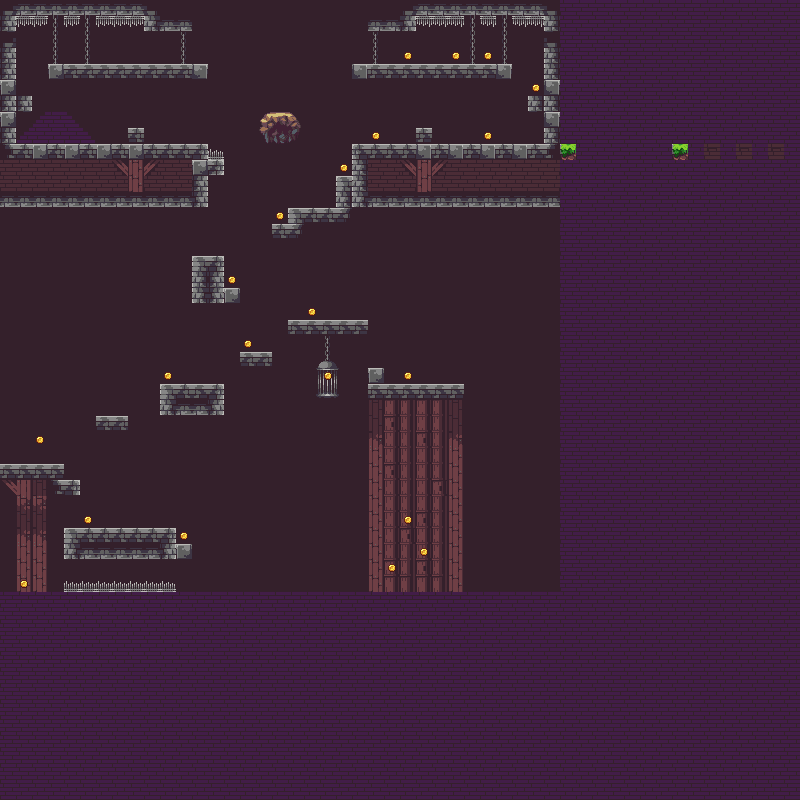

The image is a tile-based game level rendered from a .tmx file. Its description and source (layers, tilesets, objects; grid data summarised) follow:
An orthogonal 50x50 tile map with 16x16 px tiles, 3 tile layers (back, front, coins), 2 tilesets and 94 objects.

<map version="1.2" tiledversion="1.3.3" orientation="orthogonal" renderorder="left-up" compressionlevel="0" width="50" height="50" tilewidth="16" tileheight="16" infinite="0" nextlayerid="12" nextobjectid="241">
 <tileset firstgid="1" name="Assets" tilewidth="16" tileheight="16" tilecount="322" columns="23">
  <image source="../tilesets/Assets.png" width="368" height="224" />
  <tile id="6">
   <properties>
    <property name="solid" value="block" />
   </properties>
  </tile>
  <tile id="15">
   <animation>
    <frame tileid="15" duration="105" />
    <frame tileid="16" duration="105" />
    <frame tileid="17" duration="105" />
    <frame tileid="18" duration="105" />
   </animation>
  </tile>
 </tileset>
 <tileset firstgid="323" name="front" tilewidth="16" tileheight="16" tilecount="60" columns="10">
  <image source="../tilesets/front.png" width="160" height="96" />
 </tileset>
 <layer id="2" name="back" width="50" height="50">
  <data>[2500 cells, 2500 non-empty, 13 distinct tile ids]</data>
 </layer>
 <layer id="1" name="front" width="50" height="50">
  <properties>
   <property name="open" type="bool" value="true" />
  </properties>
  <data>[2500 cells, 372 non-empty, 53 distinct tile ids]</data>
 </layer>
 <layer id="11" name="coins" width="50" height="50">
  <data>[2500 cells, 21 non-empty, 1 distinct tile ids]</data>
 </layer>
 <objectgroup color="#a0ff0000" id="4" name="collisions">
  <object id="3" x="0" y="144" width="208" height="16" />
  <object id="6" x="0" y="16" width="16" height="128" />
  <object id="8" x="128" y="128" width="16" height="16" />
  <object id="9" x="48" y="64" width="160" height="16" />
  <object id="14" x="352" y="160" width="16" height="48" />
  <object id="15" x="144" y="16" width="48" height="16" />
  <object id="16" x="0" y="0" width="160" height="16" />
  <object id="18" x="16" y="96" width="16" height="16" />
  <object id="19" x="192" y="160" width="16" height="48" />
  <object id="20" x="352" y="144" width="208" height="16" />
  <object id="21" x="192" y="288" width="48" height="16" />
  <object id="22" x="288" y="320" width="80" height="16" />
  <object id="23" x="368" y="384" width="96" height="16" />
  <object id="24" x="0" y="592" width="560" height="16" />
  <object id="26" x="-16" y="0" width="16" height="592" />
  <object id="27" x="64" y="528" width="112" height="32" />
  <object id="28" x="0" y="464" width="64" height="32" />
  <object id="29" x="160" y="384" width="64" height="32" />
  <object id="30" x="96" y="416" width="32" height="16" />
  <object id="31" x="288" y="208" width="64" height="16" />
  <object id="32" x="208" y="160" width="16" height="16" />
  <object id="33" x="176" y="544" width="16" height="16" />
  <object id="34" x="336" y="176" width="16" height="32" />
  <object id="35" x="64" y="480" width="16" height="16" />
  <object id="37" x="240" y="352" width="32" height="16" />
  <object id="39" x="272" y="224" width="32" height="16" />
  <object id="40" x="368" y="368" width="16" height="16" />
  <object id="42" x="192" y="256" width="32" height="32" />
  <object id="43" x="352" y="64" width="160" height="16" />
  <object id="44" x="368" y="16" width="48" height="16" />
  <object id="45" x="400" y="0" width="160" height="16" />
  <object id="46" x="544" y="16" width="16" height="128" />
  <object id="47" x="416" y="128" width="16" height="16" />
  <object id="48" x="528" y="96" width="16" height="16" />
  <object id="49" x="560" y="144" width="16" height="448" />
  <object id="89" x="256" y="112" width="48" height="32" />
  <object id="180" x="0" y="192" width="192" height="16" />
  <object id="181" x="368" y="192" width="192" height="16" />
 </objectgroup>
 <objectgroup color="#ffffff" id="10" name="path">
  <object id="179" x="69" y="133.5">
   <polyline points="0,0 33.5,-1 68.25,-26 94.5,-3.75 130.75,-3.25 123,-9.75 123.25,2.25 130.25,-3" />
  </object>
 </objectgroup>
 <objectgroup color="#ffff00" id="8" name="coins">
  <object id="182" x="400" y="48">
   <point />
  </object>
  <object id="183" x="448" y="48">
   <point />
  </object>
  <object id="184" x="480" y="48">
   <point />
  </object>
  <object id="185" x="528" y="80">
   <point />
  </object>
  <object id="186" x="480" y="128">
   <point />
  </object>
  <object id="187" x="368" y="128">
   <point />
  </object>
  <object id="188" x="336" y="160">
   <point />
  </object>
  <object id="189" x="272" y="208">
   <point />
  </object>
  <object id="190" x="224" y="272">
   <point />
  </object>
  <object id="191" x="304" y="304">
   <point />
  </object>
  <object id="192" x="320" y="368">
   <point />
  </object>
  <object id="193" x="400" y="368">
   <point />
  </object>
  <object id="194" x="368" y="480">
   <point />
  </object>
  <object id="195" x="400" y="512">
   <point />
  </object>
  <object id="196" x="416" y="544">
   <point />
  </object>
  <object id="197" x="384" y="560">
   <point />
  </object>
  <object id="198" x="176" y="528">
   <point />
  </object>
  <object id="199" x="80" y="512">
   <point />
  </object>
  <object id="200" x="32" y="432">
   <point />
  </object>
  <object id="201" x="160" y="368">
   <point />
  </object>
  <object id="202" x="240" y="336">
   <point />
  </object>
  <object id="203" x="16" y="576">
   <point />
  </object>
  <object id="205" x="64" y="48">
   <point />
  </object>
  <object id="206" x="112" y="48">
   <point />
  </object>
  <object id="207" x="160" y="48">
   <point />
  </object>
  <object id="208" x="80" y="128">
   <point />
  </object>
  <object id="209" x="176" y="128">
   <point />
  </object>
  <object id="210" x="16" y="80">
   <point />
  </object>
  <object id="211" x="240" y="144">
   <point />
  </object>
  <object id="212" x="240" y="48">
   <point />
  </object>
  <object id="213" x="256" y="32">
   <point />
  </object>
  <object id="214" x="272" y="32">
   <point />
  </object>
  <object id="215" x="288" y="32">
   <point />
  </object>
  <object id="216" x="304" y="32">
   <point />
  </object>
  <object id="217" x="320" y="48">
   <point />
  </object>
  <object id="218" x="256" y="80">
   <point />
  </object>
  <object id="219" x="304" y="80">
   <point />
  </object>
  <object id="220" x="240" y="80">
   <point />
  </object>
  <object id="221" x="288" y="80">
   <point />
  </object>
  <object id="222" x="448" y="368">
   <point />
  </object>
  <object id="223" x="480" y="336">
   <point />
  </object>
  <object id="224" x="512" y="352">
   <point />
  </object>
  <object id="225" x="528" y="368">
   <point />
  </object>
  <object id="226" x="544" y="400">
   <point />
  </object>
  <object id="227" x="544" y="432">
   <point />
  </object>
  <object id="228" x="544" y="480">
   <point />
  </object>
  <object id="229" x="544" y="528">
   <point />
  </object>
  <object id="230" x="0" y="576">
   <point />
  </object>
  <object id="232" x="32" y="576">
   <point />
  </object>
  <object id="233" x="32" y="560">
   <point />
  </object>
  <object id="234" x="16" y="560">
   <point />
  </object>
  <object id="235" x="0" y="560">
   <point />
  </object>
  <object id="238" x="0" y="544">
   <point />
  </object>
  <object id="239" x="16" y="544">
   <point />
  </object>
  <object id="240" x="32" y="544">
   <point />
  </object>
 </objectgroup>
</map>
